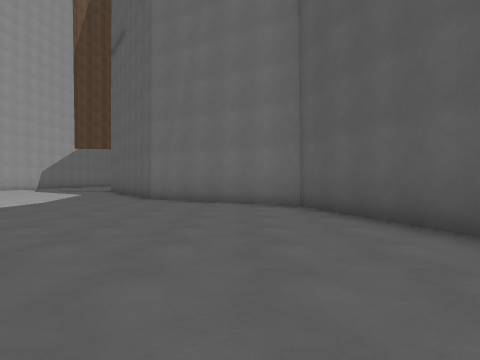
View 1 (above)

16 first-person views from a walk through a 3-D level made in the Godot game engine. The camera is 1.2 m above the floor, looks level and sees 75° across. The floor is counted in squares, 2 m on a side. Each view is taken from the middle of a square. On the plan, view 1 faces up. The plan holds only what a view shows up to about 9 squares ahead; the rest is blank. The place goes on beyond the plan. Surface patterns are stand-ins for the level's own textures.

View 2
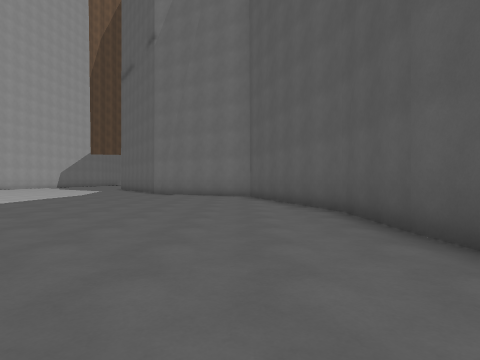

View 3
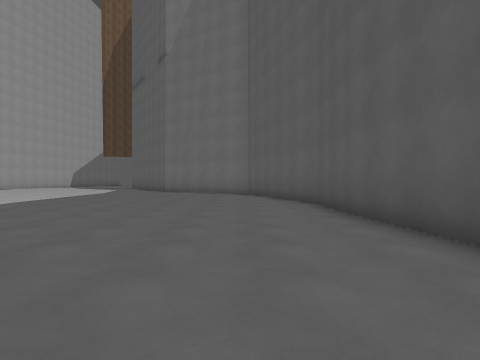

View 4
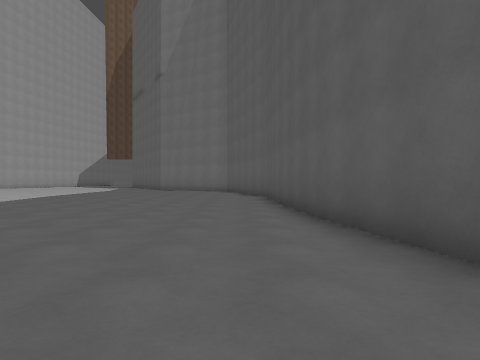

View 5
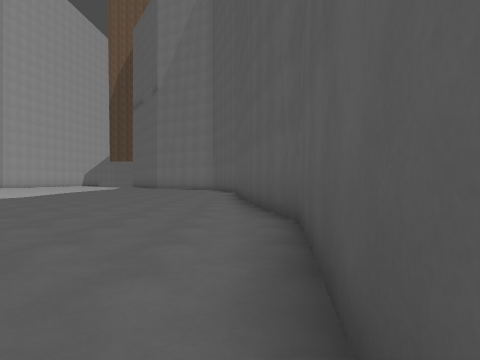

View 6
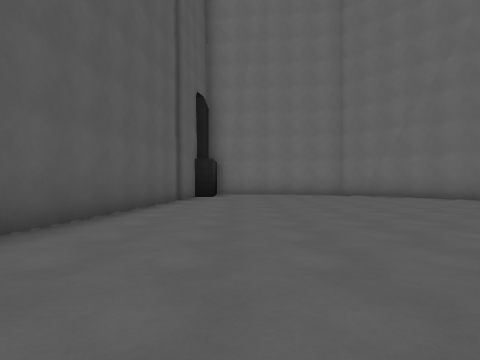

View 7
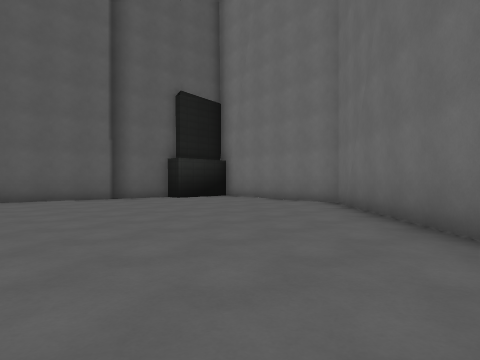

View 8
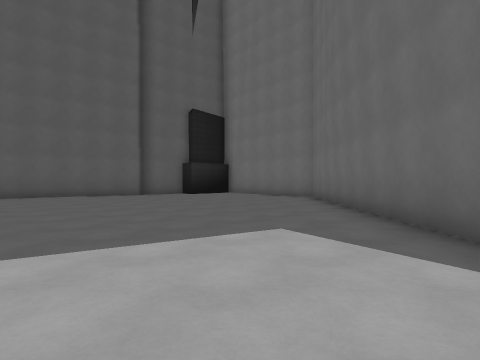

View 9
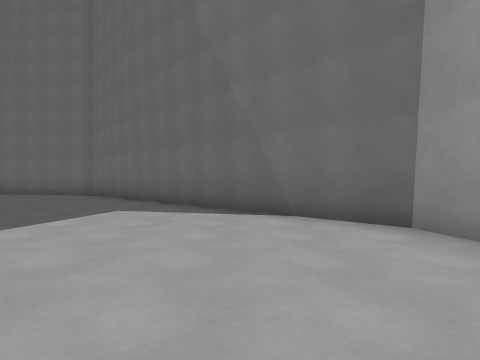

View 10
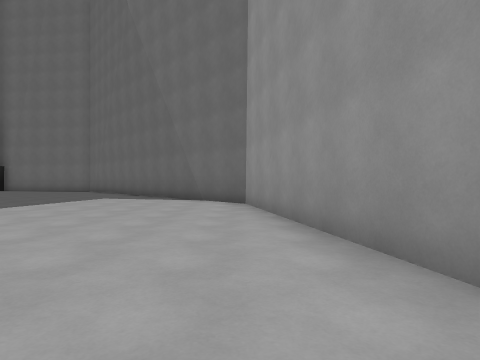

View 11
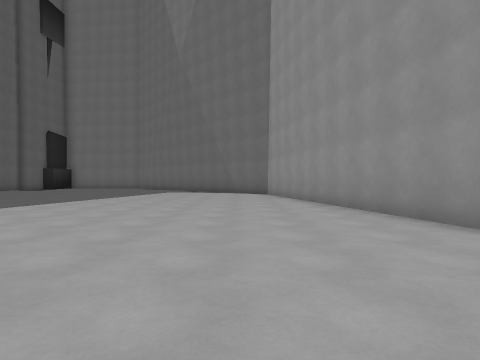

View 12
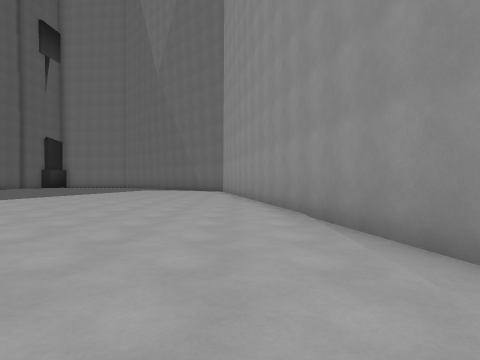

View 13
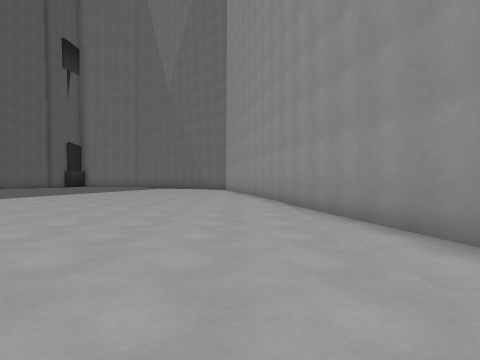

View 14
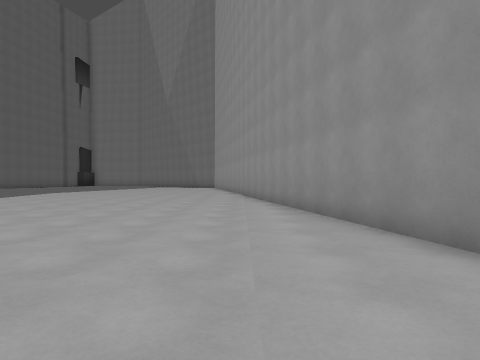

View 15
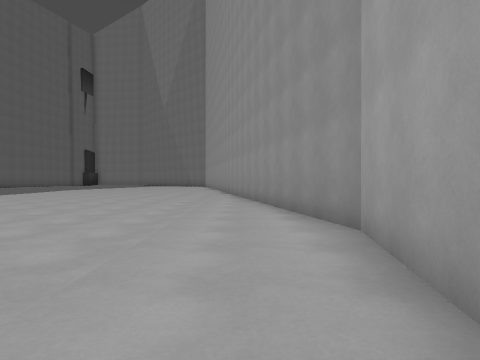

View 16
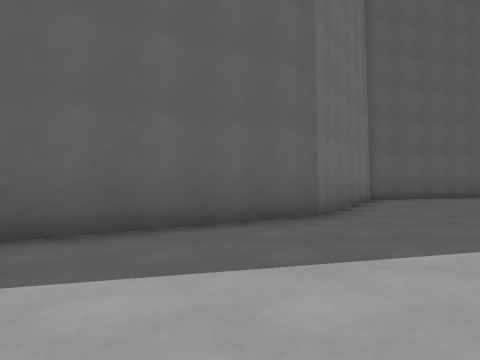

### Floor plan
Points are (right, up) in squares from view 1. A wall is a line through its corners. A room is listed if a view was taken in it or the views show most of it. See-through windows are left out.
Room 1 (views 1, 2, 3, 4, 5, 6, 7, 8, 9, 10, 11, 12, 13, 14, 15, 16)
walls: (2.9, 1.8) (1.4, 7.1) (-2.8, 9.7) (-5, 13.4); (3.5, -7.5) (2.8, 1.9); (2.8, -15.1) (3.8, -7.6) (3.7, -7.1); (-15, 14.8) (-15.4, 12.3) (-11.2, -9.8) (-3.1, -18.4)

Positions as (right, up) in squares from view 1, and headings:
1: (0, 0), facing up
2: (1, -4), facing up
3: (1, -6), facing up
4: (2, -9), facing up
5: (3, -12), facing up
6: (1, -6), facing down
7: (-7, -11), facing down-right
8: (-9, -9), facing down-right
9: (-9, -6), facing down
10: (-11, -2), facing down
11: (-10, 3), facing down
12: (-12, 6), facing down
13: (-12, 9), facing down
14: (-13, 13), facing down
15: (-14, 16), facing down
16: (-8, 11), facing right
